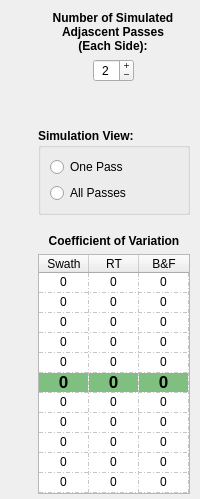
          <widget class="QWidget" name="tab_3">
           <attribute name="title">
            <string>Simulations</string>
           </attribute>
           <layout class="QHBoxLayout" name="horizontalLayout_43">
            <property name="leftMargin">
             <number>10</number>
            </property>
            <property name="rightMargin">
             <number>10</number>
            </property>
            <property name="bottomMargin">
             <number>5</number>
            </property>
            <item>
             <layout class="QVBoxLayout" name="verticalLayout_17">
              <property name="spacing">
               <number>5</number>
              </property>
              <item>
               <widget class="MplWidget" name="plotWidgetRacetrack" native="true">
                <property name="sizePolicy">
                 <sizepolicy hsizetype="Expanding" vsizetype="Preferred">
                  <horstretch>0</horstretch>
                  <verstretch>0</verstretch>
                 </sizepolicy>
                </property>
               </widget>
              </item>
              <item>
               <widget class="MplWidget" name="plotWidgetBackAndForth" native="true">
                <property name="sizePolicy">
                 <sizepolicy hsizetype="Expanding" vsizetype="Preferred">
                  <horstretch>0</horstretch>
                  <verstretch>0</verstretch>
                 </sizepolicy>
                </property>
               </widget>
              </item>
             </layout>
            </item>
            <item>
             <layout class="QVBoxLayout" name="verticalLayout_33">
              <item>
               <widget class="QLabel" name="label_35">
                <property name="sizePolicy">
                 <sizepolicy hsizetype="Preferred" vsizetype="Preferred">
                  <horstretch>0</horstretch>
                  <verstretch>0</verstretch>
                 </sizepolicy>
                </property>
                <property name="maximumSize">
                 <size>
                  <width>150</width>
                  <height>16777215</height>
                 </size>
                </property>
                <property name="font">
                 <font>
                  <weight>75</weight>
                  <bold>true</bold>
                 </font>
                </property>
                <property name="frameShape">
                 <enum>QFrame::NoFrame</enum>
                </property>
                <property name="text">
                 <string>Number of Simulated Adjascent Passes
(Each Side):</string>
                </property>
                <property name="alignment">
                 <set>Qt::AlignCenter</set>
                </property>
                <property name="wordWrap">
                 <bool>true</bool>
                </property>
               </widget>
              </item>
              <item alignment="Qt::AlignHCenter">
               <widget class="QSpinBox" name="spinBoxSimulatedSwathPasses">
                <property name="sizePolicy">
                 <sizepolicy hsizetype="Fixed" vsizetype="Fixed">
                  <horstretch>0</horstretch>
                  <verstretch>0</verstretch>
                 </sizepolicy>
                </property>
                <property name="layoutDirection">
                 <enum>Qt::LeftToRight</enum>
                </property>
                <property name="wrapping">
                 <bool>false</bool>
                </property>
                <property name="alignment">
                 <set>Qt::AlignCenter</set>
                </property>
                <property name="buttonSymbols">
                 <enum>QAbstractSpinBox::PlusMinus</enum>
                </property>
                <property name="accelerated">
                 <bool>false</bool>
                </property>
                <property name="showGroupSeparator" stdset="0">
                 <bool>false</bool>
                </property>
                <property name="suffix">
                 <string/>
                </property>
                <property name="maximum">
                 <number>10</number>
                </property>
                <property name="value">
                 <number>2</number>
                </property>
               </widget>
              </item>
              <item>
               <spacer name="verticalSpacer_3">
                <property name="orientation">
                 <enum>Qt::Vertical</enum>
                </property>
                <property name="sizeHint" stdset="0">
                 <size>
                  <width>20</width>
                  <height>40</height>
                 </size>
                </property>
               </spacer>
              </item>
              <item>
               <widget class="QGroupBox" name="groupBox_3">
                <property name="font">
                 <font>
                  <weight>75</weight>
                  <bold>true</bold>
                 </font>
                </property>
                <property name="title">
                 <string>Simulation View:</string>
                </property>
                <layout class="QVBoxLayout" name="verticalLayout_10">
                 <item>
                  <widget class="QRadioButton" name="radioButtonSimulationOne">
                   <property name="font">
                    <font>
                     <weight>50</weight>
                     <bold>false</bold>
                    </font>
                   </property>
                   <property name="text">
                    <string>One Pass</string>
                   </property>
                  </widget>
                 </item>
                 <item>
                  <widget class="QRadioButton" name="radioButtonSimulationAll">
                   <property name="font">
                    <font>
                     <weight>50</weight>
                     <bold>false</bold>
                    </font>
                   </property>
                   <property name="text">
                    <string>All Passes</string>
                   </property>
                  </widget>
                 </item>
                </layout>
               </widget>
              </item>
              <item>
               <spacer name="verticalSpacer_11">
                <property name="orientation">
                 <enum>Qt::Vertical</enum>
                </property>
                <property name="sizeHint" stdset="0">
                 <size>
                  <width>13</width>
                  <height>13</height>
                 </size>
                </property>
               </spacer>
              </item>
              <item>
               <widget class="QLabel" name="label_36">
                <property name="sizePolicy">
                 <sizepolicy hsizetype="Preferred" vsizetype="Preferred">
                  <horstretch>0</horstretch>
                  <verstretch>0</verstretch>
                 </sizepolicy>
                </property>
                <property name="font">
                 <font>
                  <weight>75</weight>
                  <bold>true</bold>
                 </font>
                </property>
                <property name="text">
                 <string>Coefficient of Variation</string>
                </property>
                <property name="alignment">
                 <set>Qt::AlignCenter</set>
                </property>
                <property name="wordWrap">
                 <bool>true</bool>
                </property>
               </widget>
              </item>
              <item>
               <widget class="QTableWidget" name="tableWidgetCV">
                <property name="sizePolicy">
                 <sizepolicy hsizetype="Minimum" vsizetype="Expanding">
                  <horstretch>0</horstretch>
                  <verstretch>0</verstretch>
                 </sizepolicy>
                </property>
                <property name="verticalScrollBarPolicy">
                 <enum>Qt::ScrollBarAlwaysOff</enum>
                </property>
                <property name="horizontalScrollBarPolicy">
                 <enum>Qt::ScrollBarAlwaysOff</enum>
                </property>
                <property name="sizeAdjustPolicy">
                 <enum>QAbstractScrollArea::AdjustToContents</enum>
                </property>
                <property name="editTriggers">
                 <set>QAbstractItemView::NoEditTriggers</set>
                </property>
                <property name="tabKeyNavigation">
                 <bool>false</bool>
                </property>
                <property name="showDropIndicator" stdset="0">
                 <bool>false</bool>
                </property>
                <property name="dragDropOverwriteMode">
                 <bool>false</bool>
                </property>
                <property name="selectionMode">
                 <enum>QAbstractItemView::NoSelection</enum>
                </property>
                <property name="gridStyle">
                 <enum>Qt::DashDotLine</enum>
                </property>
                <attribute name="horizontalHeaderCascadingSectionResizes">
                 <bool>true</bool>
                </attribute>
                <attribute name="horizontalHeaderDefaultSectionSize">
                 <number>50</number>
                </attribute>
                <attribute name="horizontalHeaderMinimumSectionSize">
                 <number>50</number>
                </attribute>
                <attribute name="horizontalHeaderStretchLastSection">
                 <bool>false</bool>
                </attribute>
                <attribute name="verticalHeaderVisible">
                 <bool>false</bool>
                </attribute>
                <attribute name="verticalHeaderCascadingSectionResizes">
                 <bool>true</bool>
                </attribute>
                <attribute name="verticalHeaderDefaultSectionSize">
                 <number>20</number>
                </attribute>
                <attribute name="verticalHeaderMinimumSectionSize">
                 <number>10</number>
                </attribute>
                <attribute name="verticalHeaderShowSortIndicator" stdset="0">
                 <bool>false</bool>
                </attribute>
                <attribute name="verticalHeaderStretchLastSection">
                 <bool>false</bool>
                </attribute>
                <row>
                 <property name="text">
                  <string>m10</string>
                 </property>
                </row>
                <row>
                 <property name="text">
                  <string>m8</string>
                 </property>
                </row>
                <row>
                 <property name="text">
                  <string>m6</string>
                 </property>
                </row>
                <row>
                 <property name="text">
                  <string>m4</string>
                 </property>
                </row>
                <row>
                 <property name="text">
                  <string>m2</string>
                 </property>
                </row>
                <row>
                 <property name="text">
                  <string>c</string>
                 </property>
                 <property name="background">
                  <color alpha="128">
                   <red>0</red>
                   <green>128</green>
                   <blue>0</blue>
                  </color>
                 </property>
                </row>
                <row>
                 <property name="text">
                  <string>p2</string>
                 </property>
                </row>
                <row>
                 <property name="text">
                  <string>p4</string>
                 </property>
                </row>
                <row>
                 <property name="text">
                  <string>p6</string>
                 </property>
                </row>
                <row>
                 <property name="text">
                  <string>p8</string>
                 </property>
                </row>
                <row>
                 <property name="text">
                  <string>p10</string>
                 </property>
                </row>
                <column>
                 <property name="text">
                  <string>Swath</string>
                 </property>
                 <property name="textAlignment">
                  <set>AlignCenter</set>
                 </property>
                </column>
                <column>
                 <property name="text">
                  <string>RT</string>
                 </property>
                 <property name="textAlignment">
                  <set>AlignCenter</set>
                 </property>
                </column>
                <column>
                 <property name="text">
                  <string>B&amp;F</string>
                 </property>
                 <property name="textAlignment">
                  <set>AlignCenter</set>
                 </property>
                </column>
                <item row="0" column="0">
                 <property name="text">
                  <string>0</string>
                 </property>
                 <property name="textAlignment">
                  <set>AlignCenter</set>
                 </property>
                </item>
                <item row="0" column="1">
                 <property name="text">
                  <string>0</string>
                 </property>
                 <property name="textAlignment">
                  <set>AlignCenter</set>
                 </property>
                </item>
                <item row="0" column="2">
                 <property name="text">
                  <string>0</string>
                 </property>
                 <property name="textAlignment">
                  <set>AlignCenter</set>
                 </property>
                </item>
                <item row="1" column="0">
                 <property name="text">
                  <string>0</string>
                 </property>
                 <property name="textAlignment">
                  <set>AlignCenter</set>
                 </property>
                </item>
                <item row="1" column="1">
                 <property name="text">
                  <string>0</string>
                 </property>
                 <property name="textAlignment">
                  <set>AlignCenter</set>
                 </property>
                </item>
                <item row="1" column="2">
                 <property name="text">
                  <string>0</string>
                 </property>
                 <property name="textAlignment">
                  <set>AlignCenter</set>
                 </property>
                </item>
                <item row="2" column="0">
                 <property name="text">
                  <string>0</string>
                 </property>
                 <property name="textAlignment">
                  <set>AlignCenter</set>
                 </property>
                </item>
                <item row="2" column="1">
                 <property name="text">
                  <string>0</string>
                 </property>
                 <property name="textAlignment">
                  <set>AlignCenter</set>
                 </property>
                </item>
                <item row="2" column="2">
                 <property name="text">
                  <string>0</string>
                 </property>
                 <property name="textAlignment">
                  <set>AlignCenter</set>
                 </property>
                </item>
                <item row="3" column="0">
                 <property name="text">
                  <string>0</string>
                 </property>
                 <property name="textAlignment">
                  <set>AlignCenter</set>
                 </property>
                </item>
                <item row="3" column="1">
                 <property name="text">
                  <string>0</string>
                 </property>
                 <property name="textAlignment">
                  <set>AlignCenter</set>
                 </property>
                </item>
                <item row="3" column="2">
                 <property name="text">
                  <string>0</string>
                 </property>
                 <property name="textAlignment">
                  <set>AlignCenter</set>
                 </property>
                </item>
                <item row="4" column="0">
                 <property name="text">
                  <string>0</string>
                 </property>
                 <property name="textAlignment">
                  <set>AlignCenter</set>
                 </property>
                </item>
                <item row="4" column="1">
                 <property name="text">
                  <string>0</string>
                 </property>
                 <property name="textAlignment">
                  <set>AlignCenter</set>
                 </property>
                </item>
                <item row="4" column="2">
                 <property name="text">
                  <string>0</string>
                 </property>
                 <property name="textAlignment">
                  <set>AlignCenter</set>
                 </property>
                </item>
                <item row="5" column="0">
                 <property name="text">
                  <string>0</string>
                 </property>
                 <property name="font">
                  <font>
                   <pointsize>13</pointsize>
                   <weight>75</weight>
                   <bold>true</bold>
                  </font>
                 </property>
                 <property name="textAlignment">
                  <set>AlignCenter</set>
                 </property>
                 <property name="background">
                  <brush brushstyle="SolidPattern">
                   <color alpha="128">
                    <red>0</red>
                    <green>128</green>
                    <blue>0</blue>
                   </color>
                  </brush>
                 </property>
                </item>
                <item row="5" column="1">
                 <property name="text">
                  <string>0</string>
                 </property>
                 <property name="font">
                  <font>
                   <pointsize>13</pointsize>
                   <weight>75</weight>
                   <bold>true</bold>
                  </font>
                 </property>
                 <property name="textAlignment">
                  <set>AlignCenter</set>
                 </property>
                 <property name="background">
                  <brush brushstyle="SolidPattern">
                   <color alpha="128">
                    <red>0</red>
                    <green>128</green>
                    <blue>0</blue>
                   </color>
                  </brush>
                 </property>
                </item>
                <item row="5" column="2">
                 <property name="text">
                  <string>0</string>
                 </property>
                 <property name="font">
                  <font>
                   <pointsize>13</pointsize>
                   <weight>75</weight>
                   <bold>true</bold>
                  </font>
                 </property>
                 <property name="textAlignment">
                  <set>AlignCenter</set>
                 </property>
                 <property name="background">
                  <brush brushstyle="SolidPattern">
                   <color alpha="128">
                    <red>0</red>
                    <green>128</green>
                    <blue>0</blue>
                   </color>
                  </brush>
                 </property>
                </item>
                <item row="6" column="0">
                 <property name="text">
                  <string>0</string>
                 </property>
                 <property name="textAlignment">
                  <set>AlignCenter</set>
                 </property>
                </item>
                <item row="6" column="1">
                 <property name="text">
                  <string>0</string>
                 </property>
                 <property name="textAlignment">
                  <set>AlignCenter</set>
                 </property>
                </item>
                <item row="6" column="2">
                 <property name="text">
                  <string>0</string>
                 </property>
                 <property name="textAlignment">
                  <set>AlignCenter</set>
                 </property>
                </item>
                <item row="7" column="0">
                 <property name="text">
                  <string>0</string>
                 </property>
                 <property name="textAlignment">
                  <set>AlignCenter</set>
                 </property>
                </item>
                <item row="7" column="1">
                 <property name="text">
                  <string>0</string>
                 </property>
                 <property name="textAlignment">
                  <set>AlignCenter</set>
                 </property>
                </item>
                <item row="7" column="2">
                 <property name="text">
                  <string>0</string>
                 </property>
                 <property name="textAlignment">
                  <set>AlignCenter</set>
                 </property>
                </item>
                <item row="8" column="0">
                 <property name="text">
                  <string>0</string>
                 </property>
                 <property name="textAlignment">
                  <set>AlignCenter</set>
                 </property>
                </item>
                <item row="8" column="1">
                 <property name="text">
                  <string>0</string>
                 </property>
                 <property name="textAlignment">
                  <set>AlignCenter</set>
                 </property>
                </item>
                <item row="8" column="2">
                 <property name="text">
                  <string>0</string>
                 </property>
                 <property name="textAlignment">
                  <set>AlignCenter</set>
                 </property>
                </item>
                <item row="9" column="0">
                 <property name="text">
                  <string>0</string>
                 </property>
                 <property name="textAlignment">
                  <set>AlignCenter</set>
                 </property>
                </item>
                <item row="9" column="1">
                 <property name="text">
                  <string>0</string>
                 </property>
                 <property name="textAlignment">
                  <set>AlignCenter</set>
                 </property>
                </item>
                <item row="9" column="2">
                 <property name="text">
                  <string>0</string>
                 </property>
                 <property name="textAlignment">
                  <set>AlignCenter</set>
                 </property>
                </item>
                <item row="10" column="0">
                 <property name="text">
                  <string>0</string>
                 </property>
                 <property name="textAlignment">
                  <set>AlignCenter</set>
                 </property>
                </item>
                <item row="10" column="1">
                 <property name="text">
                  <string>0</string>
                 </property>
                 <property name="textAlignment">
                  <set>AlignCenter</set>
                 </property>
                </item>
                <item row="10" column="2">
                 <property name="text">
                  <string>0</string>
                 </property>
                 <property name="textAlignment">
                  <set>AlignCenter</set>
                 </property>
                </item>
               </widget>
              </item>
             </layout>
            </item>
           </layout>
          </widget>
